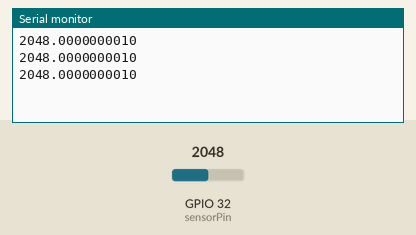
Simulated run of this sketch. Board: ESP32. Parts: the last lines printed to the serial monitor. Inputs (shaded band) come from the test bench; at power-on: GPIO 32 (sensorPin) = 2048.

Above: at 1.3 s.
1.4 s: GPIO 32 (sensorPin) set to 2866
At 1.9 s:
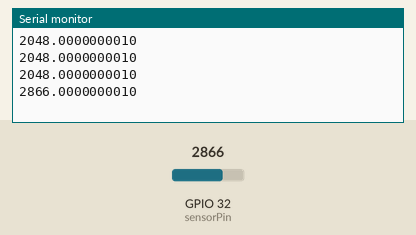
2.9 s: GPIO 32 (sensorPin) set to 3603
At 3.4 s:
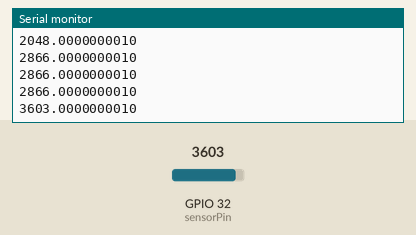
Timing chart, 0 to 5.9 s (numbered marks = the images above; inputs shaded):
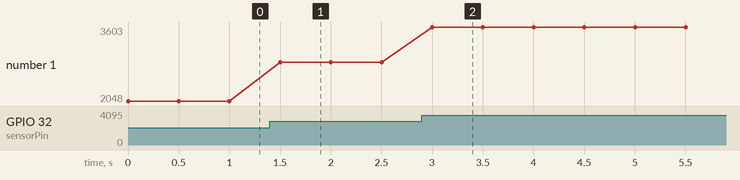

Measured:
- after the input at 1.4 s, the serial monitor: prints a new line after 0.10 s (image 1)
- after the input at 2.9 s, the serial monitor: prints a new line after 0.10 s (image 2)
- plotted number 1: 2048 → 2866 after the input at 1.4 s, 2866 → 3603 after the input at 2.9 s

The sketch:

ConfigSensor.ino
```cpp
const int sensorPin  =  32;
float sensorValue =  0;

void setup() {
  Serial.begin(9600);
}

void loop() {
  sensorValue =  analogRead(sensorPin);
  Serial.println(sensorValue,  DEC);
  delay(500);
}
```
